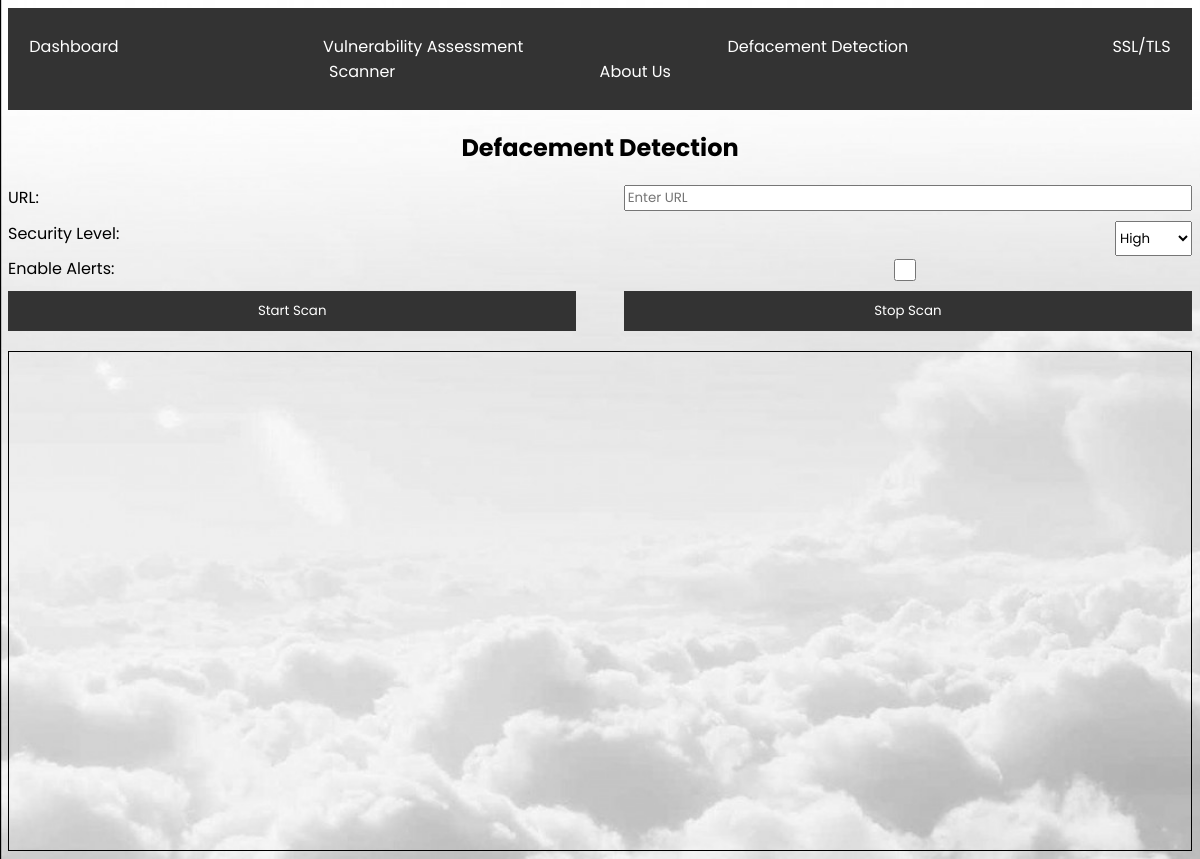
The app's page /Defacement, older data.
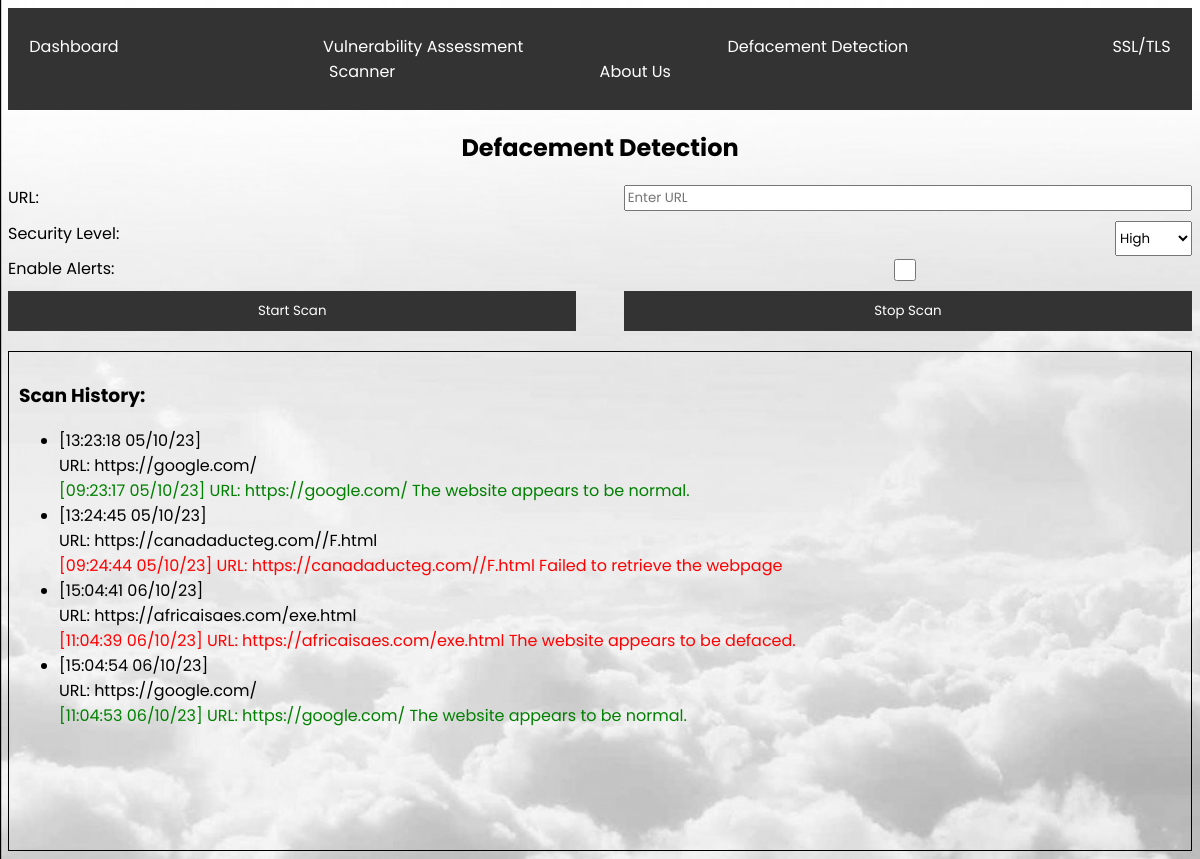
The same page, newer data.
### main.py (models this page shows, shortened)
class Defacement_scan(db.Model):
    id = db.Column(db.Integer, primary_key=True)
    url = db.Column(db.String(200), nullable=False)
    scan_output = db.Column(db.Text, nullable=False)
    scan_date = db.Column(db.DateTime, default=datetime.utcnow)

### main.py (the view)
@app.route('/Defacement', methods=['POST', 'GET'])
def Defacement():
    if request.method == 'POST':
        url = request.form['url']
        output = perform_defacement_scan(url)
        scan_result = Defacement_scan(url=url, scan_output=output)
        db.session.add(scan_result)
        db.session.commit()
    scan_history = Defacement_scan.query.all()
    return render_template('Defacement.html', scan_history=scan_history)

### templates/Defacement.html (shortened to what this page needs)
{% extends 'base.html' %}
{% block body %}
<div class="content">
    <h2 style="text-align: center;">Defacement Detection</h2>
    <form id="scan-form" action="{{ url_for('Defacement') }}" method="POST">
        <label for="url">URL:</label>
        <input type="text" id="url" name="url" placeholder="Enter URL" required>
        <label for="security-level">Security Level:</label>
        <select id="security-level" name="security-level">
            <option value="high">High</option>
        </select>
        <label for="enable-alerts">Enable Alerts:</label>
        <input type="checkbox" id="enable-alerts" name="enable-alerts">
        <button type="submit" id="start-scan-button">Start Scan</button>
        <button type="button" id="stop-scan-button">Stop Scan</button>
    </form>
    <div id="output-screen" style="overflow-y: auto; height: 500px;">
        {% if scan_history %}
            <h3>Scan History:</h3>
            <ul id="scan-history-list">
                {% for scan_result in scan_history %}
                    <li>
                        [{{ scan_result.scan_date.strftime('%H:%M:%S %d/%m/%y') }}]<br>
                        URL: {{ scan_result.url }}<br>
                        {% if "defaced" in scan_result.scan_output %}
                            <span style="color: red;">{{ scan_result.scan_output }}</span>
                            {% elif "Error" in scan_result.scan_output or "error" in scan_result.scan_output %}
                            <span style="color: red;">{{ scan_result.scan_output }}</span>
                            {% elif "retrieve" in scan_result.scan_output %}
                            <span style="color: red;">{{ scan_result.scan_output }}</span>
                        {% else %}
                            <span style="color: green;">{{ scan_result.scan_output }}</span>
                        {% endif %}
                    </li>
                {% endfor %}
            </ul>
        {% endif %}
    </div>
</div>
{% endblock %}

### templates/base.html (shortened to what this page needs)
<!DOCTYPE html>
<html lang="en">
<head>
    <link rel="stylesheet" href="{{ url_for('static', filename='css/main.css') }}">
</head>
<body>
    <header>
        <nav>
            <ul>
                <li><a href="/">Dashboard</a></li>
                <li><a href="/VA">Vulnerability Assessment</a></li>
                <li><a href="/Defacement">Defacement Detection</a></li>
                <li><a href="/sslscan">SSL/TLS Scanner</a></li>
                <li><a href="/about-us">About Us</a></li>
            </ul>
        </nav>
    </header>
    {% block body %}{% endblock %}
</body>
</html>

### static/css/main.css (style rules this page uses)
* { box-sizing: border-box; font-family: 'Poppins', sans-serif; }
header { background-color: #333; color: #fff; padding: 10px 0; }
nav ul { list-style-type: none; text-align: center; padding: 0; }
nav ul li { display: inline; margin-right: 200px; }
nav ul li a { text-decoration: none; color: #fff; transition: color 0.3s ease; }
#scan-form { margin-bottom: 20px; display: flex; flex-wrap: wrap; justify-content: space-between; }
#scan-form label, #scan-form input { width: 48%; margin-bottom: 10px; }
#scan-form button { width: 48%; background-color: #333; color: #fff; padding: 10px; border: none; cursor: pointer; }
#stop-scan-button { width: 48%; background-color: #ff5733; color: #fff; padding: 10px; border: none; cursor: pointer; }
#output-screen { border: 1px solid #000000; padding: 10px; height: 300px; overflow: auto; overflow: break-word; }

Row changes from the older to the newer data that the page shows:
added Defacement_scan: scan_date "13:23:18 05/10/23", url "https://google.com/", scan_output "[09:23:17 05/10/23] URL: https://google.com/ The website appears to be normal."
added Defacement_scan: scan_date "13:24:45 05/10/23", url "https://canadaducteg.com//F.html", scan_output "[09:24:44 05/10/23] URL: https://canadaducteg.com//F.html Failed to retrieve the webpage"
added Defacement_scan: scan_date "15:04:41 06/10/23", url "https://africaisaes.com/exe.html", scan_output "[11:04:39 06/10/23] URL: https://africaisaes.com/exe.html The website appears to be defaced."
added Defacement_scan: scan_date "15:04:54 06/10/23", url "https://google.com/", scan_output "[11:04:53 06/10/23] URL: https://google.com/ The website appears to be normal."
Text that changed along with them:
text now shown: "Scan History:"
